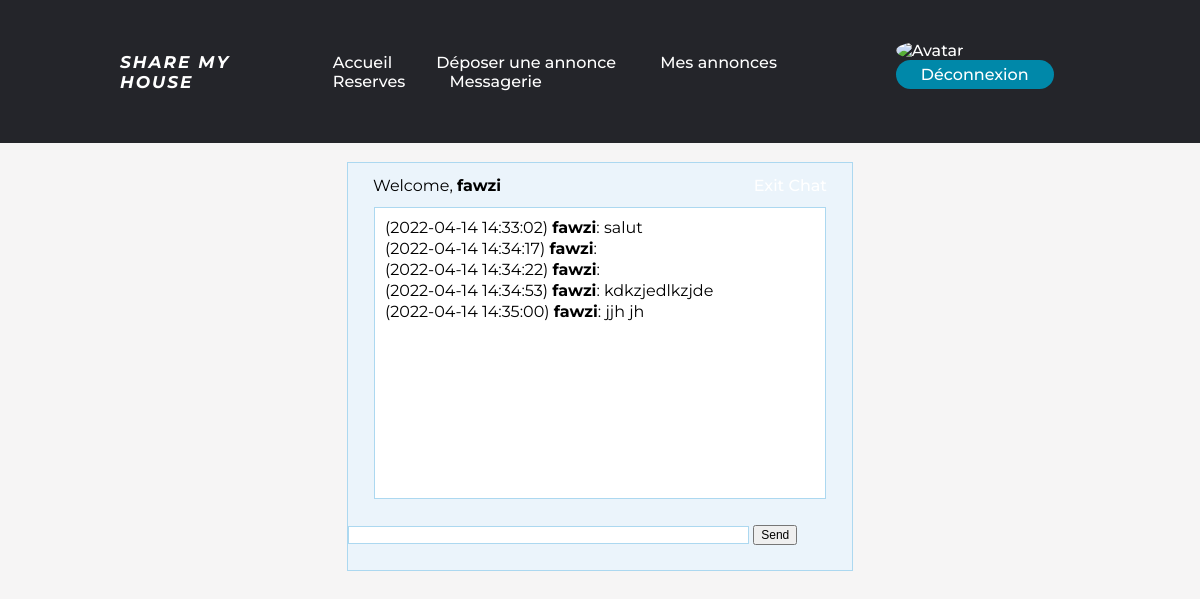
/sharemyhouse/chat.php?idba=37 (signed in), run on the app's committed database.
### tables this page shows
CREATE TABLE IF NOT EXISTS `message` (
  `id_m` int(11) NOT NULL AUTO_INCREMENT,
  `date` timestamp NULL DEFAULT CURRENT_TIMESTAMP,
  `id_user` int(11) DEFAULT NULL,
  `id_room` int(11) DEFAULT NULL,
  `content` varchar(100) DEFAULT NULL,
  PRIMARY KEY (`id_m`),
  KEY `id_user` (`id_user`),
  KEY `id_room` (`id_room`)
);

CREATE TABLE IF NOT EXISTS `user` (
  `id_u` int(11) NOT NULL AUTO_INCREMENT,
  `pseudo` varchar(100) NOT NULL,
  `nom` varchar(100) NOT NULL,
  `email` varchar(100) NOT NULL,
  `password` text NOT NULL,
  `ip` varchar(20) NOT NULL,
  `numero_tel` varchar(11) NOT NULL,
  `date_inscription` datetime NOT NULL DEFAULT CURRENT_TIMESTAMP,
  `image_profile` varchar(100) NOT NULL,
  PRIMARY KEY (`id_u`)
);

### sharemyhouse/chat.php (the view, shortened to what this page needs)
<!DOCTYPE html>
  <html lang="en">
  <head>
    <link type="text/css" rel="stylesheet" href="css/chat.css"/>
    <link type="text/css" rel="stylesheet" href="css/messagerie.css"/>
  </head>
  <body>
    <?php
        require_once('header.php');
        require_once 'config.php';
    ?>
    <br>
    <?php
        if (!isset($_SESSION['id_u'])) {
            header('Location: connexion.php');
            exit();
        } else {
    ?>
    <div id="wrapper">
        <div id="menu">
            <p class="welcome">Welcome, <b><?php echo $_SESSION['pseudo']; ?></b></p>
            <p class="logout"><a id="exit" href="#">Exit Chat</a></p>
        </div>
        <div id="chatbox">
            <?php
                $user1 = (int)$_SESSION['id_u'];
                $user2 = (int)$_SESSION['id_ba'];
                $room_query = $bdd->query("SELECT id_r FROM room WHERE (user1=$user1 OR user1=$user2) AND (user2=$user1 OR user2=$user2) limit 1");
                $room = $room_query->fetch();
                $room = (int)$room['id_r'];
                $messages_query = $bdd->query("SELECT * FROM message WHERE id_room=$room ORDER BY date");
                while ($row = $messages_query->fetch()) {
                    $UserId = $row['id_user'];
                    $username = $bdd->query("SELECT u.pseudo FROM user u, message m WHERE m.id_user = u.id_u AND u.id_u=$UserId");
                    echo "<div class='msgln'>  (" . $row['date'] . ")  <b>" . $username->fetch()['pseudo'] . "</b>: " . $row['content'] . "<br></div>";
                }
            ?>
        </div>
        <form method="POST" name="message" action="#">
            <input name="usermsg" type="text" id="usermsg" size="63"/>
            <input name="submitmsg" type="submit" id="submitmsg" value="Send"/>
        </form>
    </div>
    <?php
        }
    ?>
  </body>
</html>

### sharemyhouse/css/chat.css (style rules this page uses)
form, p, span { margin:0; padding:0; }
input { font:12px arial; }
a { color:#0000FF; text-decoration:none; }
#wrapper, #loginform { margin:0 auto; padding-bottom:25px; background:#EBF4FB; width:504px; border:1px solid #ACD8F0; }
#chatbox { text-align:left; margin:0 auto; margin-bottom:25px; padding:10px; background:#fff; height:270px; width:430px; border:1px solid #ACD8F0; overflow:auto; }
#usermsg { width:395px; border:1px solid #ACD8F0; }
#menu { padding:12.5px 25px 12.5px 25px; }
.welcome { float:left; }
.logout { float:right; }
.msgln { margin:0 0 2px 0; }

### sharemyhouse/css/messagerie.css (style rules this page uses)
body { font-family: "Montserrat",sans-serif; background-color: #f6f5f5; margin: 0; width: 100vw; height: 100vh; }

### sharemyhouse/css/styles.css (style rules this page uses)
li, a, button { font-family: "Montserrat",sans-serif; font-weight: 500; text-decoration: none; font-size: 16px; color: white; }

### data on the page
message: date "2022-04-14 14:33:02", id_user.pseudo "fawzi", content "salut"
message: date "2022-04-14 14:34:17", id_user.pseudo "fawzi"
message: date "2022-04-14 14:34:22", id_user.pseudo "fawzi"
message: date "2022-04-14 14:34:53", id_user.pseudo "fawzi", content "kdkzjedlkzjde"
message: date "2022-04-14 14:35:00", id_user.pseudo "fawzi", content "jjh jh"

### other printed values
$_SESSION['pseudo'] "fawzi"
